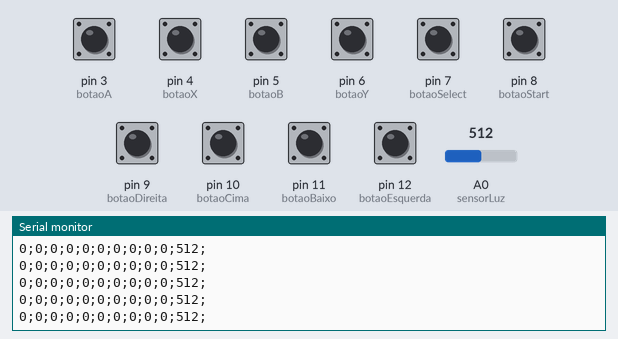
A sketch run on a simulated Arduino Uno, built with avr-gcc and run on an emulated ATmega328P. Parts: the last lines printed to the serial monitor. Inputs (shaded band) come from the test bench; at power-on: pin 3 (botaoA), pin 4 (botaoX), pin 5 (botaoB), pin 6 (botaoY), pin 7 (botaoSelect), pin 8 (botaoStart), pin 9 (botaoDireita), pin 10 (botaoCima), pin 11 (botaoBaixo), pin 12 (botaoEsquerda) LOW, A0 (sensorLuz) = 512.

Above: at 4.2 s.
4.3 s: A0 (sensorLuz) set to 11
At 5.1 s:
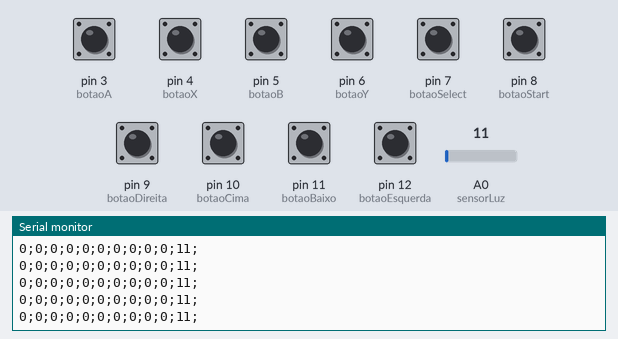
5.8 s: A0 (sensorLuz) set to 8
At 6.7 s:
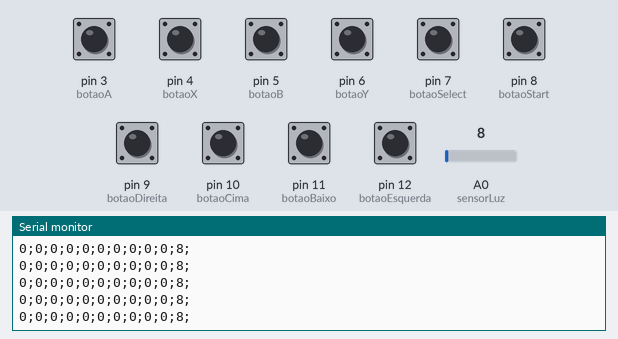

Measured:
- after the input at 4.3 s, the serial monitor: prints a new line after 0.08 s (image 1)
- after the input at 5.8 s, the serial monitor: prints a new line after 0.07 s (image 2)

The sketch:

ControleArduino.ino
```cpp
// Variaveis e portas
int botaoEsquerda = 12;
int botaoBaixo = 11;
int botaoCima = 10;
int botaoDireita = 9;

int botaoY = 6;
int botaoB = 5;
int botaoX = 4;
int botaoA = 3;


int botaoStart = 8;
int botaoSelect = 7;

int sensorLuz = A0;

//Variavel:
int nivelMonstros = 0;

void setup()
{
	pinMode(botaoEsquerda,INPUT);
	pinMode(botaoBaixo,INPUT);
	pinMode(botaoCima,INPUT);
	pinMode(botaoDireita,INPUT);

	pinMode(botaoY,INPUT);
	pinMode(botaoB,INPUT);
	pinMode(botaoX,INPUT);
	pinMode(botaoA,INPUT);

	pinMode(botaoStart,INPUT);
	pinMode(botaoSelect,INPUT);

	pinMode(sensorLuz, INPUT);

  	Serial.begin(9600);
}

void loop()
{
	int leituraBotaoEsquerda = digitalRead(botaoEsquerda);
	int leituraBotaoBaixo = digitalRead(botaoBaixo);
	int leituraBotaoCima = digitalRead(botaoCima);
	int leituraBotaoDireita = digitalRead(botaoDireita);

	int leituraBotaoY = digitalRead(botaoY);
	int leituraBotaoB = digitalRead(botaoB);
	int leituraBotaoX = digitalRead(botaoX);
	int leituraBotaoA = digitalRead(botaoA);

	int leituraBotaoStart = digitalRead(botaoStart);
	int leituraBotaoSelect = digitalRead(botaoSelect);

	int leituraSensorLuz = analogRead(sensorLuz);

  	Serial.print(leituraBotaoEsquerda);
	Serial.print(";");
	Serial.print(leituraBotaoBaixo);
	Serial.print(";");
	Serial.print(leituraBotaoCima);
	Serial.print(";");
	Serial.print(leituraBotaoDireita);
	Serial.print(";");


	Serial.print(leituraBotaoY);
	Serial.print(";");
	Serial.print(leituraBotaoB);
	Serial.print(";");
	Serial.print(leituraBotaoA);
	Serial.print(";");
	Serial.print(leituraBotaoX);
	Serial.print(";");

	Serial.print(leituraBotaoStart);
	Serial.print(";");
	Serial.print(leituraBotaoSelect);
	Serial.print(";");

	Serial.print(leituraSensorLuz);
	Serial.print(";");
  	Serial.println(" ");


	delay(10);
}
```
